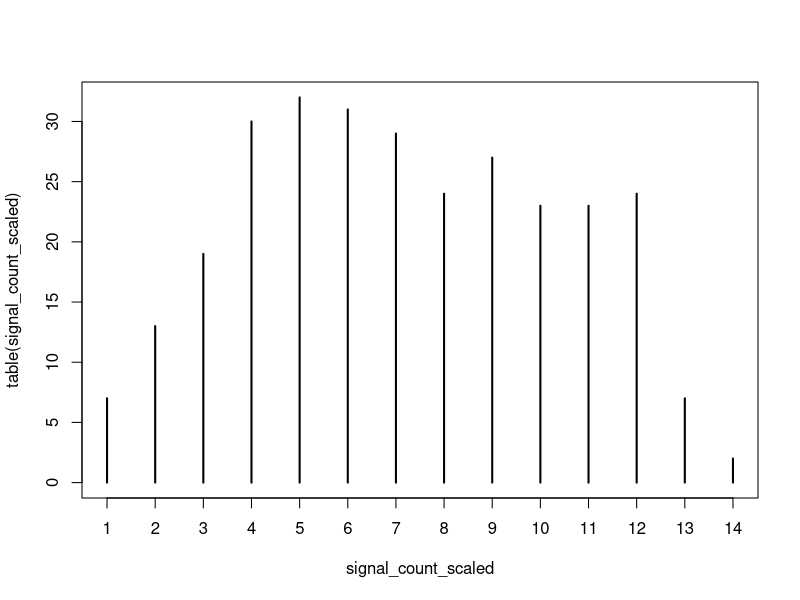

The R source for this figure:
# Noise generator

###############################################################
######################### Functions ###########################
###############################################################


Random_signal <- function(scale = 15, skewness = sample(1:scale, 1), intensity = 0.03, count = 10000){
  seeds <- runif(scale, 0, 1)
  signal_pool <- seeds/sum(seeds)
  signal_max <- max(signal_pool)
  signal_tails <- signal_pool[-which(signal_pool == signal_max)]
  group_index <- sample(1:scale - 1, skewness)
  signal_tail_right <- sort(signal_tails[group_index], decreasing = T)
  signal_tail_left <- sort(signal_tails[-group_index])
  signal_pro <- c(signal_tail_left, signal_max, signal_tail_right)
  signal_count <- sample(1:scale, count, replace = T, prob = signal_pro)
  signal_freq <- table(signal_count)
  print(signal_freq)
  signal_count_scaled <- unlist(sapply(1:scale, function(index){rep(index, unname(signal_freq)[index] * intensity)}))
  plot(table(signal_count_scaled))
  return(list(signal_count_scaled))
}

Random_signal()

